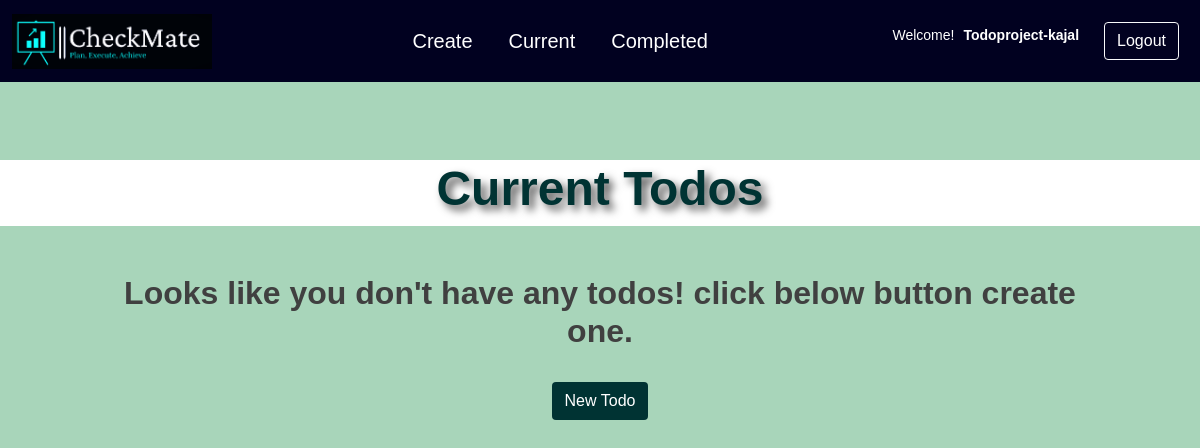
Before: /Currentuser/ (signed in) with the older database file.
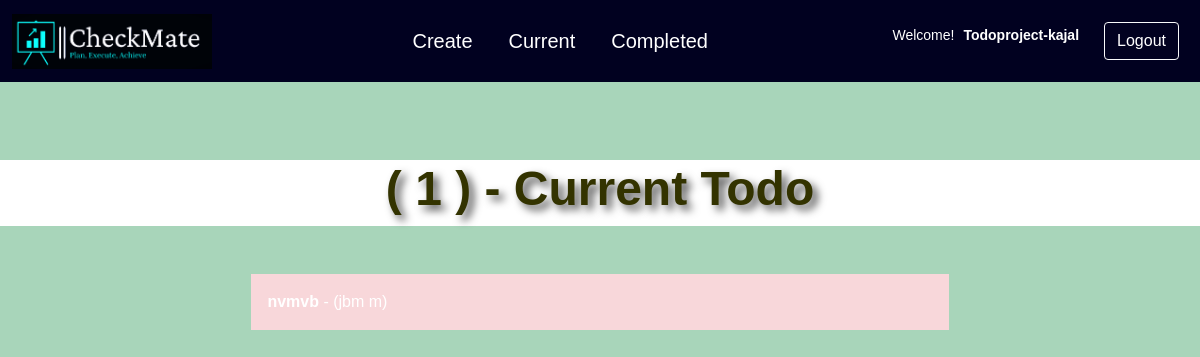
After: the same page with the newer database file.
### ToDoApp/models.py (models this page shows, shortened)
class Work(models.Model):
    user = models.ForeignKey(User, on_delete=models.CASCADE)
    title = models.CharField(max_length=100)
    journal = models.TextField(blank=True)
    created = models.DateTimeField(auto_now_add=True)
    completed = models.DateTimeField(null=True, blank=True)
    important = models.BooleanField(default=False)

### ToDoApp/views.py (the view)
# urls.py: path('Currentuser/', user_views.currentuser, name='currentuser'),
@login_required
def currentuser(request):
    todos = Work.objects.filter(user=request.user, completed__isnull=True)
    return render(request, 'ToDoApp/currentuser.html', {'todos': todos})

### ToDoApp/templates/ToDoApp/currentuser.html (shortened to what this page needs)
{% extends "base.html" %}
{% block content %}
    <div class="row justify-content-center mt-5" style="background-color:white;">
        <div class="col-md-5"   >
            {% if todos %}
                 <h1 style="color:#333300; font-weight: 700; font-size:3rem;text-align: center;text-shadow:5px 5px 8px #505050;
                 background-color:white;
                 ">( {{ todos.count }} ) - Current Todo{{ todos.count|pluralize }}</h1>
            {% else %}
                   <h1 style="color:#003333; font-weight: 700; font-size:3rem;text-align: center; text-shadow:5px 5px 8px #505050;background-color:white; ">Current  Todos</h1>
            {% endif %}
        </div>
    </div>
    <div class="row justify-content-center mt-5">
        <div class="col-md-10">
        {% if todos %}
            <div class="list-group" >
                {% for todo in todos %}
                    <a href="{% url 'viewtodo' todo.id %}" class="list-group-item-primary
                     list-group-item-action{% if todo.important %} list-group-item-danger{% endif %}" style="width:70%;  padding:1rem; margin-top:6px; margin:auto;">
                     <b>{{ todo.title }}</b>{% if todo.journal %}  - ({{ todo.journal|truncatechars:30 }}){% endif %}</a>
                {% endfor %}
            </div>
        {% else %}
            <div class="text-center">
                <h2 style="color:#404040; font-weight:bold;">Looks like you don't have any todos! click below button create one.</h2>
            <br>
            <a role="button" class="btn btn" href="{% url 'createtodo' %}" style="background-color:#003333; color:white;">New Todo</a>
            </div>
        {% endif %}
        </div>
    </div>
{% endblock %}

Changed rows visible on the page:
added Work: title "nvmvb", journal "jbm m"
Other visible differences:
{{ todos.count }}: (not shown) → "1"
text no longer shown: "Current Todos Looks like you don't have any todos! click below button create one. New Todo"
text now shown: "( ) - Current Todo"
